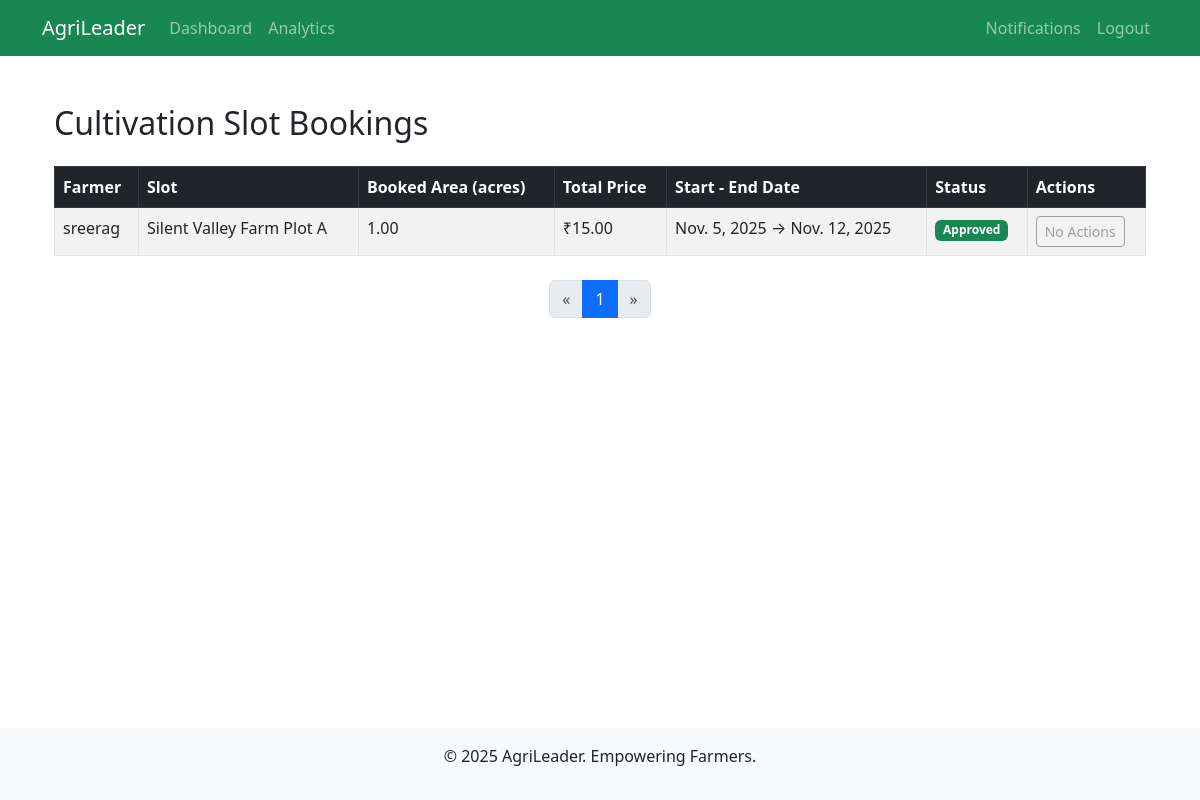
Page /adminpanel/cultivation-bookings/ (signed in) on the earlier database version.
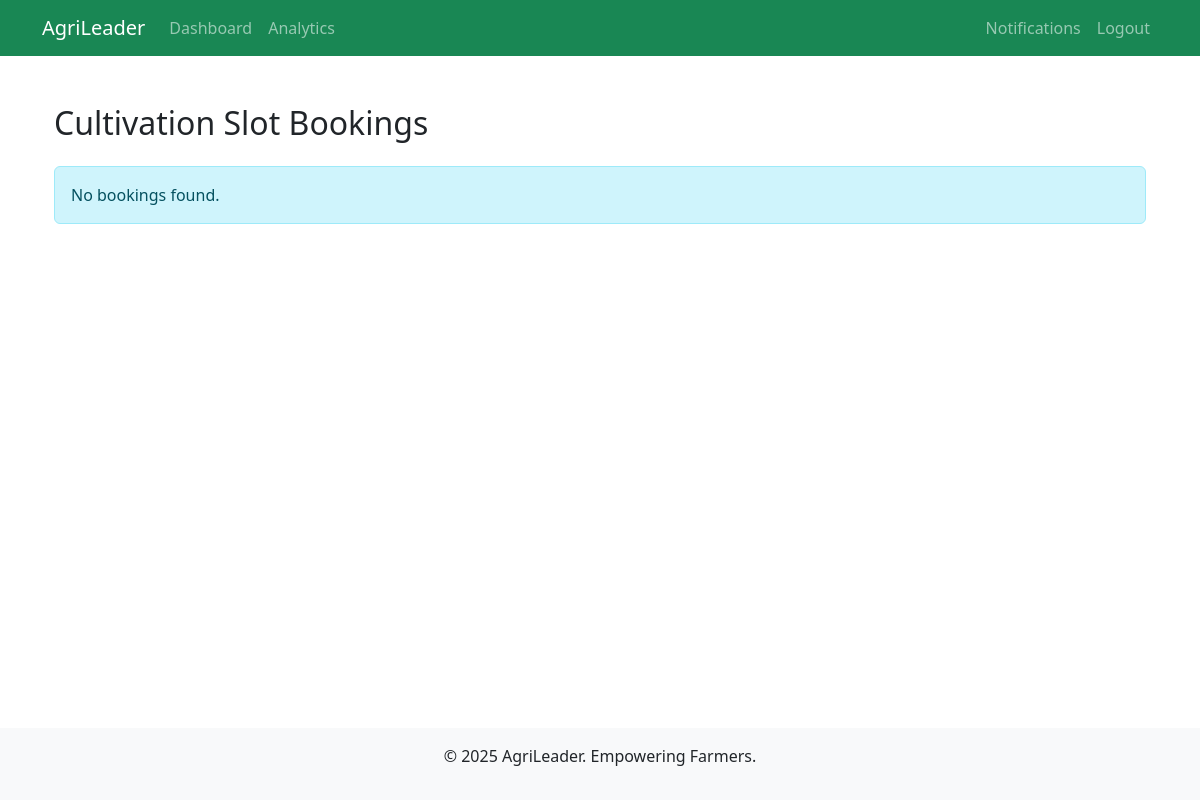
Same page on the later database version.
### farmer/models.py (models this page shows, shortened)
class CultivationBooking(models.Model):
    user = models.ForeignKey(CustomUser, on_delete=models.CASCADE, limit_choices_to={'role': 'farmer'})
    slot = models.ForeignKey(CultivationSlot, on_delete=models.CASCADE,related_name='bookings')
    booked_area_acres = models.DecimalField(max_digits=5, decimal_places=2, validators=[MinValueValidator(0.01)])
    start_date = models.DateField()
    end_date = models.DateField()
    total_price = models.DecimalField(max_digits=10, decimal_places=2)
    status = models.CharField(max_length=20, choices=[('pending', 'Pending'), ('approved', 'Approved'), ('rejected', 'Rejected'), ('completed', 'Completed')], default='pending')
    guidance_notes = models.TextField(blank=True)  # Reminders
    booked_at = models.DateTimeField(auto_now_add=True)
    approved_by = models.ForeignKey(CustomUser, on_delete=models.SET_NULL, null=True, blank=True, limit_choices_to={'role': 'admin'}, related_name='approved_cult_bookings')
    class Meta:
        constraints = [
            models.CheckConstraint(check=models.Q(start_date__lte=models.F('end_date')), name='cultivation_valid_dates'),
        ]

### accounts/models.py (models this page shows, shortened)
class CustomUser(AbstractUser):
    ROLE_CHOICES = [
        ('farmer', 'Farmer'),
        ('buyer', 'Buyer'),
    ]
    email = models.EmailField(unique=True, blank=False, null=False)  # 👈 make email required and unique
    first_name = models.CharField(max_length=150, blank=False, null=False)  # 👈 required
    last_name = models.CharField(max_length=150, blank=False, null=False)   # 👈 required
    role = models.CharField(max_length=10, choices=ROLE_CHOICES, default='farmer')
    mobile = models.CharField(
        max_length=10,
        validators=[RegexValidator(r'^[6-9]\d{9}$', 'Enter a valid 10-digit mobile number starting with 6, 7, 8, or 9.')],
        help_text='10 digits starting with 6-9'
    )
    address = models.TextField()
    profile_picture = models.ImageField(upload_to='profiles/', blank=True, null=True)
    buyer_type = models.CharField(
        max_length=20,
        choices=[('wholesaler', 'Wholesaler'), ('retailer', 'Retailer')],
        blank=True,
        null=True
    )
    is_approved = models.BooleanField(default=False)
    objects = CustomUserManager()

### adminpanel/models.py (models this page shows, shortened)
class CultivationSlot(models.Model):
    name = models.CharField(max_length=100)
    location = models.CharField(max_length=200)
    available_area_acres = models.DecimalField(max_digits=5, decimal_places=2, default=0, validators=[MinValueValidator(0)])
    price_per_acre = models.DecimalField(max_digits=10, decimal_places=2, validators=[MinValueValidator(0)])
    crop_guidance = models.TextField(blank=True)  # Sowing/harvesting reminders
    is_active = models.BooleanField(default=True)
    created_by = models.ForeignKey(CustomUser, on_delete=models.SET_NULL, null=True, limit_choices_to={'role': 'admin'})
    created_at = models.DateTimeField(auto_now_add=True)

### adminpanel/views.py (the view)
    def wrapper(request, *args, **kwargs):
        if not request.user.is_authenticated or request.user.role != 'admin':
            messages.warning(request, 'No permission to access this page.')
            return redirect('accounts:home')
        return view_func(request, *args, **kwargs)

### adminpanel/views.py (called while the page is built)
def admin_required(view_func):
    def wrapper(request, *args, **kwargs):
        if not request.user.is_authenticated or request.user.role != 'admin':
            messages.warning(request, 'No permission to access this page.')
            return redirect('accounts:home')
        return view_func(request, *args, **kwargs)
    return wrapper

@login_required
@admin_required
def cultivation_bookings(request):
    bookings = CultivationBooking.objects.all().order_by('-booked_at')
    page_obj, bookings_paginated = paginate_queryset(request, bookings)
    context = {
        'bookings': bookings_paginated,  # only current page objects
        'page_obj': page_obj             # for pagination controls
    }
    return render(request, 'adminpanel/cultivation_bookings.html', context)

### utils/pagination.py (called while the page is built)
def paginate_queryset(request, queryset):
    paginator = Paginator(queryset, DEFAULT_PER_PAGE)
    page_number = request.GET.get('page')
    try:
        page_obj = paginator.page(page_number)
    except PageNotAnInteger:
        page_obj = paginator.page(1)
    except EmptyPage:
        page_obj = paginator.page(paginator.num_pages)
    return page_obj, page_obj.object_list

### adminpanel/templates/adminpanel/cultivation_bookings.html (shortened to what this page needs)
{% extends "accounts/base.html" %}
{% load static %}
{% block content %}
<div class="container mt-4">
    <h2 class="mb-4">Cultivation Slot Bookings</h2>
    {% if bookings %}
        <table class="table table-bordered table-striped">
            <thead class="table-dark">
                <tr>
                    <th>Farmer</th>
                    <th>Slot</th>
                    <th>Booked Area (acres)</th>
                    <th>Total Price</th>
                    <th>Start - End Date</th>
                    <th>Status</th>
                    <th>Actions</th>
                </tr>
            </thead>
            <tbody>
                {% for booking in bookings %}
                <tr>
                    <td>{{ booking.user.username }}</td>
                    <td>{{ booking.slot.name }}</td>
                    <td>{{ booking.booked_area_acres }}</td>
                    <td>₹{{ booking.total_price }}</td>
                    <td>{{ booking.start_date }} → {{ booking.end_date }}</td>
                    <td>
                        {% if booking.status == "pending" %}
                            <span class="badge bg-warning text-dark">{{ booking.status|title }}</span>
                        {% elif booking.status == "approved" %}
                            <span class="badge bg-success">{{ booking.status|title }}</span>
                        {% elif booking.status == "rejected" %}
                            <span class="badge bg-danger">{{ booking.status|title }}</span>
                        {% else %}
                            <span class="badge bg-secondary">{{ booking.status|title }}</span>
                        {% endif %}
                    </td>
                    <td>
                        {% if booking.status == "pending" %}
                            <a href="{% url 'adminpanel:approve_cultivation_booking' booking.id %}"
                               class="btn btn-sm btn-success"
                               onclick="return confirm('Are you sure you want to approve this booking?');">
                               Approve
                            </a>
                            <a href="{% url 'adminpanel:reject_cultivation_booking' booking.id %}"
                               class="btn btn-sm btn-danger"
                               onclick="return confirm('Are you sure you want to reject this booking?');">
                               Reject
                            </a>
                        {% else %}
                            <button class="btn btn-sm btn-outline-secondary" disabled>No Actions</button>
                        {% endif %}
                    </td>
                </tr>
                {% endfor %}
            </tbody>
        </table>
        {% include 'partials/pagination.html' %}
    {% else %}
        <div class="alert alert-info">No bookings found.</div>
    {% endif %}
</div>
{% endblock %}

Differences in the rows shown:
removed CultivationBooking: user.username "sreerag", slot.name "Silent Valley Farm Plot A", booked_area_acres "1.00", total_price "15.00", start_date "Nov. 5, 2025", end_date "Nov. 12, 2025", status "Approved", shows "No Actions"
Other differences:
text no longer shown: "Farmer Slot Booked Area (acres) Total Price Start - End Date Status Actions « »"
text now shown: "No bookings found."
list line gone: "1"
